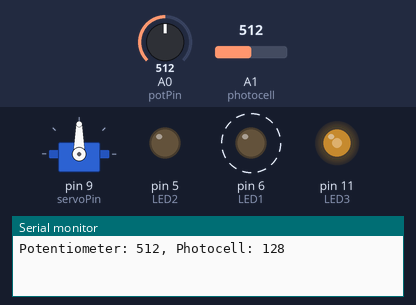
Bench run of a sketch on a simulated Arduino Uno, built with avr-gcc and run on an emulated ATmega328P. On the bench: servo, output pins drawn as LEDs (lit = HIGH), the last lines printed to the serial monitor. Dashed ring = blinking. Inputs (shaded band) come from the test bench; at power-on: A0 (potPin) = 512, A1 (photocell) = 512.

Above: at 2.6 s.
2.7 s: A0 (potPin) set to 531
At 3.01 s:
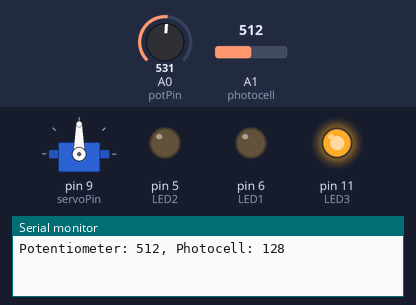
At 3.41 s:
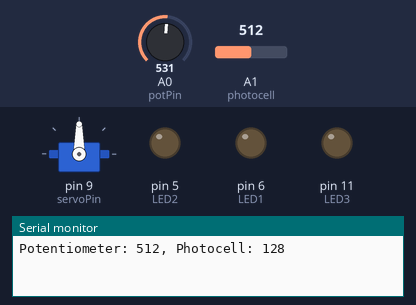
6.2 s: A0 (potPin) set to 15
At 8.4 s:
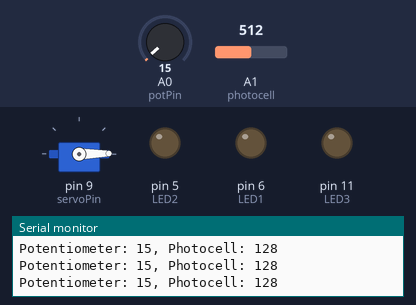
8.7 s: A0 (potPin) set to 24
14.6 s: A0 (potPin) set to 28
At 14.7 s:
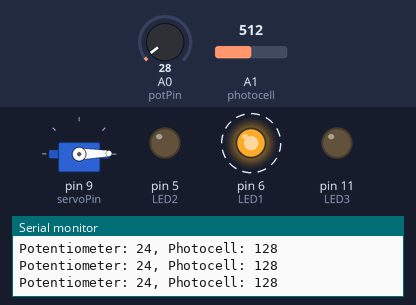
18.1 s: A1 (photocell) set to 1005
21.6 s: A1 (photocell) set to 1020
Timing chart, 0 to 26.3 s (numbered marks = the images above; inputs shaded):
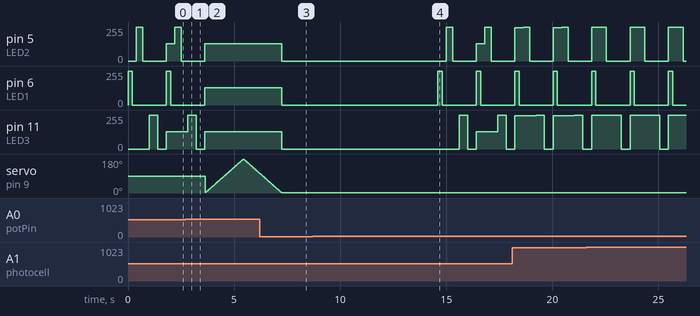

Measured:
- the behaviour switches between 512 and 513 on A0 (potPin) (found by bisection; images 0 and 1)
- the behaviour switches between 25 and 26 on A0 (potPin) (found by bisection; images 3 and 4)
- after the input at 2.7 s, pin 5 (LED2), pin 11 (LED3): goes on until 3.6 s, then stays 128/255
- after the input at 6.2 s, pin 5 (LED2), pin 6 (LED1), pin 11 (LED3): 128/255 → 0/255 after 1.1 s; servo on pin 9 (servoPin): goes on until 7.2 s, then stays 1°
- after the input at 14.6 s, pin 5 (LED2): 0/255 → 255/255 after 0.41 s, → 0/255 0.30 s later, → 128/255 1.1 s later, → 255/255 0.40 s later, … (5 changes in this stretch); pin 6 (LED1): alternates 255/255 for 0.20 s and 0/255 for 1.6 s, starting at once

The sketch:

final_mission_templeate_HW__Part2_.ino
```cpp
#include <Servo.h> // include Arduino Servo library
const int potPin = A0;  // create potPin variable, assign pin A0
const int photocell = A1;
const int servoPin = 9;  // create servoPin variable, assign
const int LED1 = 6;  // create LED variable, assign 4
const int LED2 = 5;
const int LED3 = 11;
int reading = 0;
int valuephotocell = 0; //variable to track potentiometer reading
int angle = 0; // variable to track motor angle between 0-180 degrees
Servo servo; // create Servo object
void setup() {
  servo.attach(servoPin);  //attach servo variable to control pin
  pinMode (LED1, OUTPUT);//set LED pin as output
  pinMode (LED2, OUTPUT);
  pinMode (LED3, OUTPUT);
  Serial.begin(9600);  //begin serial communication at 9600 baud rate
}
void loop() {
  reading = analogRead(potPin);     // reads pot 0 to 1023
  angle = reading / 6;              // reduces pot value to 0 to 180-ish to match servo range
  if (reading >25 && reading <= 512) { // if pot value between 25 and half

    //*******modify the LED behavior to do something else*********
    digitalWrite (LED1, HIGH);  // write HIGH voltage to LED pin
    delay (200);  // delay 1/2 a second
    digitalWrite (LED1, LOW);  // write no/LOW voltage to LED pin
    delay (200);
    digitalWrite (LED2, HIGH);
    delay(300);
    digitalWrite (LED2, LOW);
    delay(300);
    digitalWrite (LED3, HIGH);
    delay(400);
    digitalWrite (LED3, LOW);
    delay(400);

    valuephotocell = analogRead (photocell);
    delay (10);
    valuephotocell = valuephotocell/4;
    analogWrite (LED1, valuephotocell);
    analogWrite (LED2, valuephotocell);
    analogWrite (LED3, valuephotocell);
  } else if (reading > 512 && reading <= 1023) {  // else if pot value between half and max
    //********modify the sweep's speed and range***************
    // sweep 0 to 180
    for (angle = 0; angle < 180; angle++) {
      servo.write(angle);
      delay(10);
    }
    // sweep 180 to 0
    for (angle = 180; angle > 0; angle--) {
      servo.write(angle);
      delay(10);
    }
  } else {
    digitalWrite (LED1, LOW);  // write no/LOW voltage to LED pin
    digitalWrite(LED2, LOW);
    digitalWrite(LED3, LOW);
  }
  Serial.print("Potentiometer: ");
  Serial.print(reading);
  Serial.print(", Photocell: ");
  Serial.println(valuephotocell);
  // Serial.println(reading);  // print pot value to monitor
}
```
